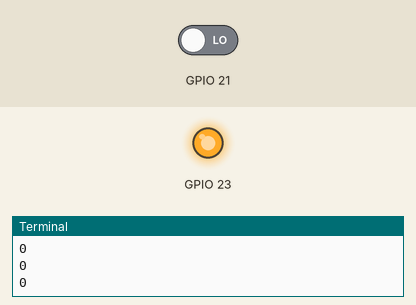
This program was run on a simulated Raspberry Pi (BCM pin numbers). Parts: output pins drawn as LEDs (lit = HIGH), the last lines printed to the terminal. The inputs (shaded band) are chosen by the test bench; at power-on: GPIO 21 LOW. Threads take turns every 2 ms.

Above: at 3.4 s.
3.5 s: GPIO 21 driven HIGH
At 4.9 s:
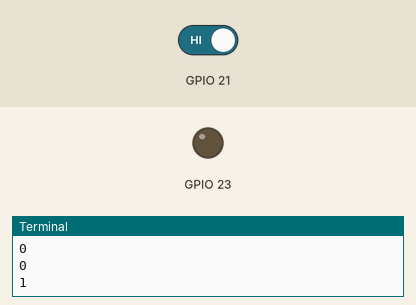
5.5 s: GPIO 21 driven LOW
At 9.1 s:
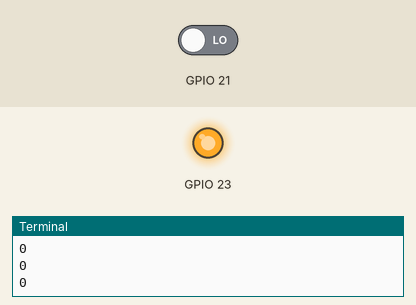
Timing chart, 0 to 10.6 s (numbered marks = the images above; inputs shaded):
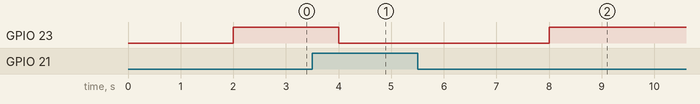

The program:

handsoff.py
```python
import RPi.GPIO as GPIO
import time
import threading

class handcheck(threading.Thread) :
    time_stack = 0      ## 누적시간
    overtime = 3          ## 제한시간 3초
    touchHand = None       ## 터치센서 핀번호

    ledPinNumber = None ## LED 핀번호
    checkLED = False       ## LED on(True),off(False) 확인

    isStopped = False     ## handoff 끝내기


    def __init__(self, handon, handoff):
        threading.Thread.__init__(self)
        self.touchHand = 21           ## 터치센서
        self.ledPinNumber = 23     ## LED 핀번호
        GPIO.setmode(GPIO.BCM)
        GPIO.setup(self.touchHand, GPIO.IN)         ## 터치센서 on
        GPIO.setup(self.ledPinNumber, GPIO.OUT) ## LED 출력설정
        GPIO.output(self.ledPinNumber, GPIO.LOW)

        self.handon = handon
        self.handoff = handoff

    def run(self):
        while True:
            print(GPIO.input(self.touchHand))

            self.time_stack = self.time_stack + 1 ## 손을 떼었을 경우 누적시간 누적

            if GPIO.input(self.touchHand) == True:                      ## 손을 다시 붙혔을 경우 누적시간 초기화
                self.time_stack = 0
                self.checkLED = False
                GPIO.output(self.ledPinNumber, GPIO.LOW) ## 소등

            elif self.time_stack >= self.overtime: ## 누적시간 초 이상
                   GPIO.output(self.ledPinNumber, GPIO.HIGH) ## 점등
                   self.checkLED = True
                   self.handon()


            time.sleep(1)

            if self.isStopped:
                break

def _on():
    pass

def _off():
    pass


handtouch = handcheck(_on, _off)
handtouch.start()
```

Measured:
- after the input at 3.5 s, GPIO 23: HIGH → LOW after 0.50 s
- after the input at 5.5 s, GPIO 23: LOW → HIGH after 2.5 s
